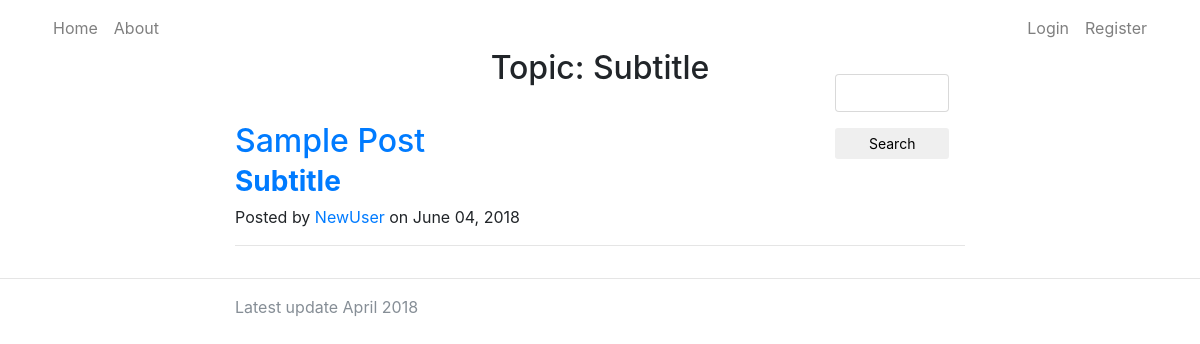
/topic/Subtitle, run on the app's committed database.
### dbModels.py (models this page shows, shortened)
class Blogpost(db.Model):
    id = db.Column(db.Integer, primary_key=True)
    title = db.Column(db.String(50))
    topic = db.Column(db.String(50))
    author = db.Column(db.String(20))
    date_posted = db.Column(db.DateTime)
    content = db.Column(db.Text)

### routing.py (the view)
@app.route('/topic/<topic>', methods=['GET', 'POST'])
def topic(topic):
    form = SearchForm()
    if form.validate_on_submit():
        return redirect(url_for('searchTopic', query = form.search.data, topic = topic))
    posts = Blogpost.query.filter_by(topic=topic).order_by(Blogpost.date_posted.desc()).all()
    return render_template('topic.html', posts=posts, topic=topic, form=form)

### forms.py
class SearchForm(FlaskForm):
    search = StringField('', validators=[InputRequired()])

### templates/topic.html (shortened to what this page needs)
{% extends 'base.html' %}
{% block content %}
<div class="row">
  <div class="col"></div>
  <div class="col">
    <h2 id="pageTitle">
      Topic: {{topic}}
    </h2>
  </div>
  <div class="col">
    <div class="search">
      <form method="POST" action="{{ url_for('topic', topic = topic) }}">
        {{ wtf.form_field(form.search) }}
        <button type="submit" class="btn btn-sm" id="search">Search</button>
      </form>
    </div>
  </div>
</div>
<div class="container" id="posts">
  <div class="row">
    <div class="col-lg-8 col-md-10 mx-auto">
    {% for post in posts %}
      <div class="post-preview">
        <a href="{{ url_for('post', post_id=post.id) }}">
          <h2 class="post-title">
            {{ post.title }}
          </h2>
        </a>
        <h3 class="post-subtitle">
          <a href="{{ url_for('topic', topic = post.topic) }}"><strong> {{ post.topic }} </strong></a>
        </h3>
        <p class="post-meta">Posted by
          <a href="{{ url_for('profile', username = post.author) }}">{{ post.author }}</a>
          on {{ post.date_posted.strftime('%B %d, %Y') }}</p>
      </div>
      <hr>
      {% endfor %}
    </div>
  </div>
</div>
{% endblock %}

### static/stylesheet.css (style rules this page uses)
body { margin-top: 50px; }
#search { margin-left: 4%; width: 30%; }
#pageTitle { text-align: center; }
#posts { margin-top: -3%; }

### data on the page
Blogpost: topic "Subtitle", title "Sample Post", author "NewUser", date_posted "June 04, 2018"
